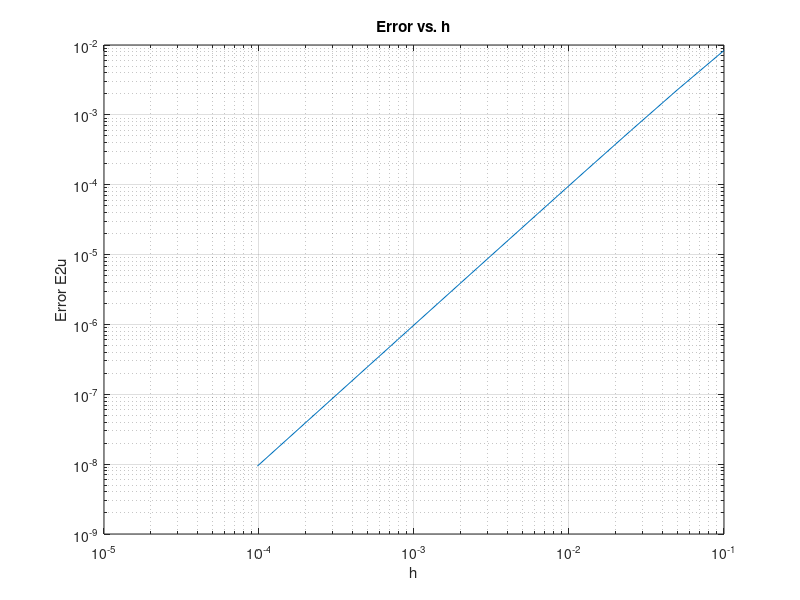

Write the MATLAB code that produced this figure.
format long;

u=@(x)cos(x)*sin(x);
uprime=@(x)cos(x)^2-sin(x)^2;
xbar=1.2;
d2u=zeros(11,1);
e2u=zeros(11,1);
h=zeros(11,1);
h(1)=0.1;

for i=1:11
    d2u(i)=(3*u(xbar)-4*u(xbar-h(i))+u(xbar-2*h(i)))/(2*h(i));
    e2u(i)=abs(d2u(i)-uprime(xbar));
    if(i<11)
        h(i+1)=h(i)/2;
    end
end

table=cat(2,h,e2u)
slope=regress(log(h),log(e2u))
order=1/slope

figure('Name','Exercise 1');
loglog(h,e2u);
title('Error vs. h');
xlabel('h');
ylabel('Error E2u');
grid on;